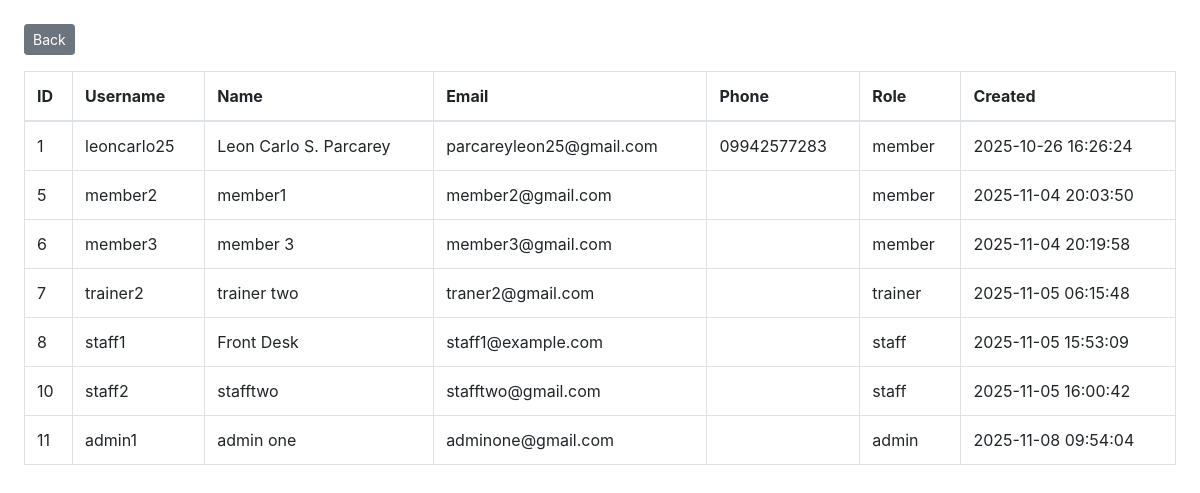
/members.php (signed in), run on the app's committed database.
### tables this page shows
CREATE TABLE `users` (
  `id` int(11) NOT NULL,
  `username` varchar(100) NOT NULL,
  `password` varchar(255) NOT NULL,
  `full_name` varchar(150) DEFAULT NULL,
  `avatar_path` varchar(255) DEFAULT NULL,
  `email` varchar(150) DEFAULT NULL,
  `phone` varchar(50) DEFAULT NULL,
  `address` varchar(255) DEFAULT NULL,
  `role` enum('member','trainer','staff','admin') NOT NULL DEFAULT 'member',
  `status` enum('pending','active','suspended') NOT NULL DEFAULT 'active',
  `created_at` timestamp NOT NULL DEFAULT current_timestamp(),
  `membership_expires_at` datetime DEFAULT NULL,
  `id_number` varchar(20) DEFAULT NULL,
  `valid_id_path` varchar(255) DEFAULT NULL,
  `valid_id_status` enum('none','pending','approved','rejected') NOT NULL DEFAULT 'none',
  `valid_id_note` varchar(255) DEFAULT NULL,
  `valid_id_uploaded_at` datetime DEFAULT NULL
);

### members.php (the view, shortened to what this page needs)
<?php
include 'db.php';
$rows = $conn->query("SELECT id,username,full_name,email,phone,role,created_at FROM users")->fetch_all(MYSQLI_ASSOC);
?>
<!DOCTYPE html><html><head><title>Members</title><link href="//maxcdn.bootstrapcdn.com/bootstrap/4.1.1/css/bootstrap.min.css" rel="stylesheet"></head>
<body class="p-4">
<a href="admin_dashboard.php" class="btn btn-sm btn-secondary mb-3">Back</a>
<table class="table table-bordered"><thead><tr><th>ID</th><th>Username</th><th>Name</th><th>Email</th><th>Phone</th><th>Role</th><th>Created</th></tr></thead>
<tbody>
<?php foreach($rows as $r): ?>
<tr>
  <td><?php echo $r['id'];?></td>
  <td><?php echo htmlspecialchars($r['username']);?></td>
  <td><?php echo htmlspecialchars($r['full_name']);?></td>
  <td><?php echo htmlspecialchars($r['email']);?></td>
  <td><?php echo htmlspecialchars($r['phone']);?></td>
  <td><?php echo $r['role'];?></td>
  <td><?php echo $r['created_at'];?></td>
</tr>
<?php endforeach; ?>
</tbody></table>
</body></html>

### data on the page
users: id "1", username "leoncarlo25", full_name "Leon Carlo S. Parcarey", email "parcareyleon25@gmail.com", phone "09942577283", role "member", created_at "2025-10-26 16:26:24"
users: id "5", username "member2", full_name "member1", email "member2@gmail.com", role "member", created_at "2025-11-04 20:03:50"
users: id "6", username "member3", full_name "member 3", email "member3@gmail.com", role "member", created_at "2025-11-04 20:19:58"
users: id "7", username "trainer2", full_name "trainer two", email "traner2@gmail.com", role "trainer", created_at "2025-11-05 06:15:48"
users: id "8", username "staff1", full_name "Front Desk", email "staff1@example.com", role "staff", created_at "2025-11-05 15:53:09"
users: id "10", username "staff2", full_name "stafftwo", email "stafftwo@gmail.com", role "staff", created_at "2025-11-05 16:00:42"
users: id "11", username "admin1", full_name "admin one", email "adminone@gmail.com", role "admin", created_at "2025-11-08 09:54:04"
